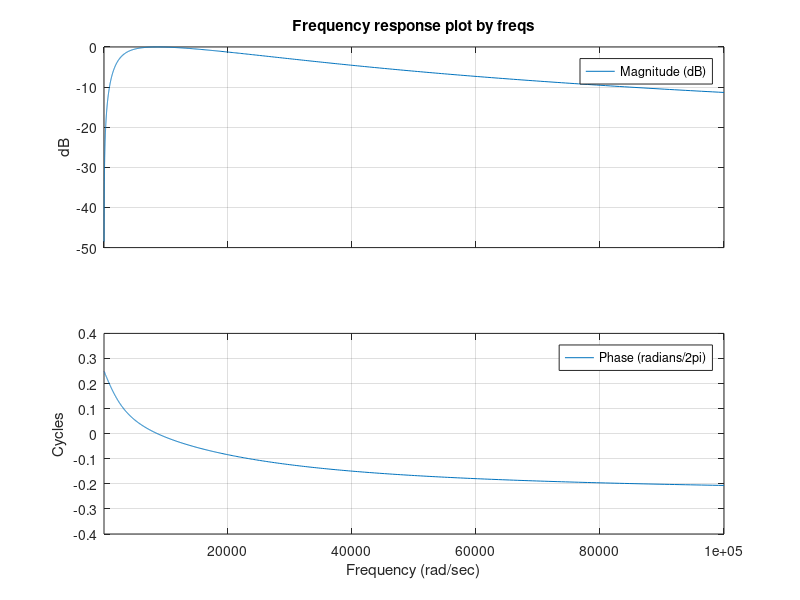

MATLAB code to generate this figure: (Note: this script raises an error after producing the figure.)
L = 3e-3;      % 3 mH
Rs = 50;        % 50 ohms
Rl = 8;         % 8 ohms
Rg = 10*Rl;     % 80 ohms
C = 4.47e-6;    % 44.7 uF

a1 = 1/(Rl*C);
a2 = 1/(L*C);
%a3 = 1/(C*(Rs+Rg));
a3 = a1;

w = logspace(1,5,1000);
freqs([a3, 0],[1, a1, a2],w);

[H, W] = freqs([a3, 0],[1, a1, a2],w);
[peak_level,indx] = max(abs(H));
peak_freq = w(indx)/(2*pi); 
peak_level_dB=20*log10(peak_level)